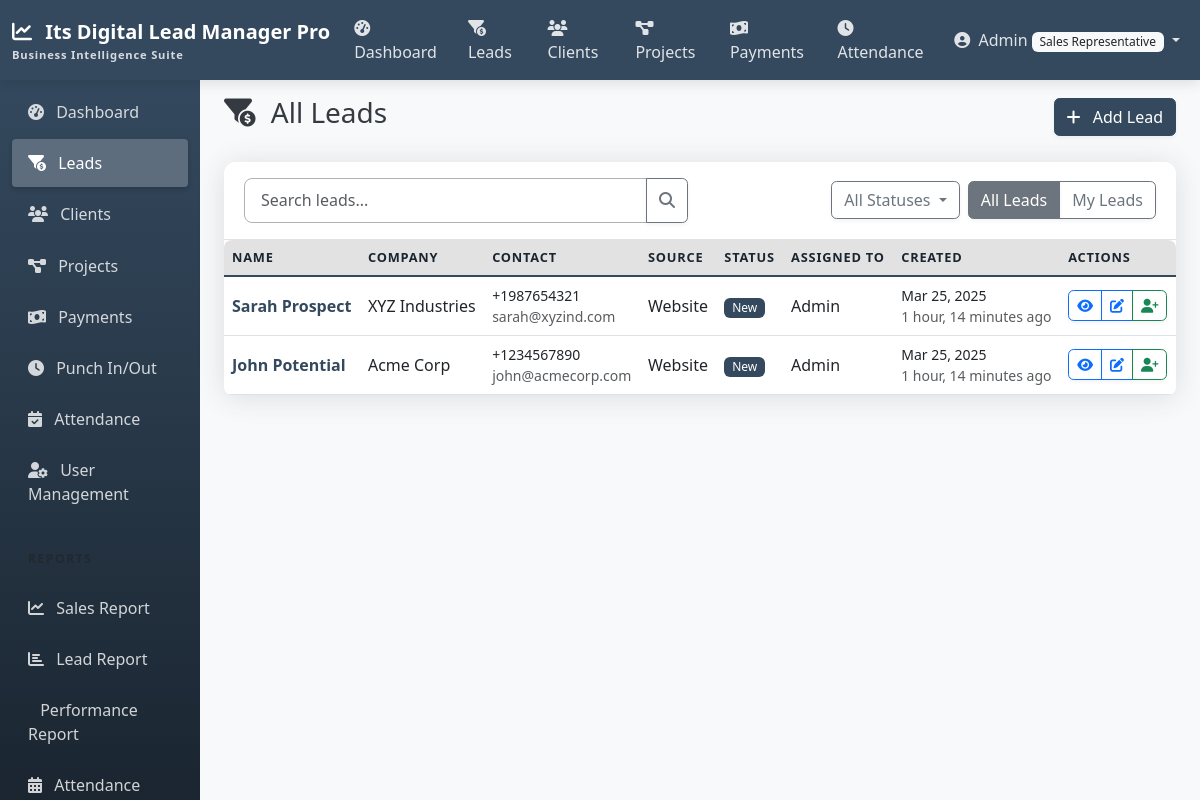
The app's page /leads/ (signed in) with its own data.
### accounts/models.py (models this page shows, shortened)
class CustomUser(AbstractUser):
    ROLE_CHOICES = (
        ('admin', 'Admin'),
        ('manager', 'Manager'),
        ('team_leader', 'Team Leader'),
        ('sales_rep', 'Sales Representative'),
    )
    role = models.CharField(max_length=20, choices=ROLE_CHOICES, default='sales_rep')

### leads/models.py (models this page shows, shortened)
class Lead(models.Model):
    name = models.CharField(max_length=255)
    company = models.CharField(max_length=255, blank=True, null=True)
    phone = models.CharField(max_length=20)
    email = models.EmailField()
    address = models.TextField(blank=True, null=True)
    source = models.ForeignKey(LeadSource, on_delete=models.SET_NULL, null=True, blank=True)
    status = models.ForeignKey(LeadStatus, on_delete=models.SET_NULL, null=True, blank=True)
    assigned_to = models.ForeignKey(
        CustomUser,
        related_name='assigned_leads',
        on_delete=models.SET_NULL,
        null=True,
        blank=True
    )
    created_by = models.ForeignKey(
        CustomUser,
        related_name='created_leads',
        on_delete=models.SET_NULL,
        null=True,
        blank=True
    )
    notes = models.TextField(blank=True, null=True)
    created_at = models.DateTimeField(auto_now_add=True)
    updated_at = models.DateTimeField(auto_now=True)
    class Meta:
        ordering = ['-created_at']
    @property
    def is_converted(self):
        return self.status.is_converted if self.status else False

class LeadSource(models.Model):
    name = models.CharField(max_length=100)
    description = models.TextField(blank=True, null=True)

class LeadStatus(models.Model):
    name = models.CharField(max_length=100)
    description = models.TextField(blank=True, null=True)
    is_converted = models.BooleanField(default=False)
    order = models.PositiveIntegerField(default=0)
    class Meta:
        ordering = ['order']
        verbose_name_plural = 'Lead statuses'

### leads/views.py (the view, shortened to what this page needs)
# urls.py: path('', views.LeadListView.as_view(), name='lead_list'),
class LeadListView(LoginRequiredMixin, ListView):
    model = Lead
    template_name = 'leads/lead_list.html'
    context_object_name = 'leads'
    paginate_by = 10
    def get_queryset(self):
        queryset = Lead.objects.all()
        if self.request.user.role == 'sales_rep':
            queryset = queryset.filter(assigned_to=self.request.user)
        elif self.request.user.role == 'team_leader':
            team_members = CustomUser.objects.filter(
                Q(role='sales_rep') &
                (Q(profile__team_leader=self.request.user) | Q(pk=self.request.user.pk))
            )
            queryset = queryset.filter(assigned_to__in=team_members)
        search_query = self.request.GET.get('search', '')
        status_filter = self.request.GET.get('status', '')
        if status_filter:
            queryset = queryset.filter(status__id=status_filter)
        return queryset
    def get_context_data(self, **kwargs):
        context = super().get_context_data(**kwargs)
        context['statuses'] = LeadStatus.objects.all()
        context['active_status'] = self.request.GET.get('status', '')
        context['search_query'] = self.request.GET.get('search', '')
        return context

### templates/leads/lead_list.html (shortened to what this page needs)
{% extends 'base.html' %}
{% block content %}
<div class="d-flex justify-content-between align-items-center mb-4">
    <h1 class="h3">
        <i class="fas fa-funnel-dollar me-2"></i>
        {% if is_my_leads %}My Leads{% else %}All Leads{% endif %}
    </h1>
    <div>
        <a href="{% url 'lead_add' %}" class="btn btn-primary">
            <i class="fas fa-plus me-2"></i> Add Lead
        </a>
    </div>
</div>
<div class="card shadow">
    <div class="card-header bg-white">
        <div class="row align-items-center">
            <div class="col-md-6">
                <form action="" method="get" class="input-group">
                    <input type="text" name="search" class="form-control" placeholder="Search leads..." value="{{ search_query }}">
                    <button type="submit" class="btn btn-outline-secondary">
                        <i class="fas fa-search"></i>
                    </button>
                </form>
            </div>
            <div class="col-md-6">
                <div class="d-flex justify-content-end">
                    <div class="dropdown me-2">
                        <button class="btn btn-outline-secondary dropdown-toggle" type="button" id="statusFilterDropdown" data-bs-toggle="dropdown" aria-expanded="false">
                            {% if active_status %}
                                {% for status in statuses %}
                                    {% if status.id|stringformat:"s" == active_status %}
                                        {{ status.name }}
                                    {% endif %}
                                {% endfor %}
                            {% else %}
                                All Statuses
                            {% endif %}
                        </button>
                    </div>
                    <div class="btn-group">
                        <a href="{% url 'lead_list' %}" class="btn btn-outline-secondary {% if not is_my_leads %}active{% endif %}">All Leads</a>
                        <a href="{% url 'my_leads' %}" class="btn btn-outline-secondary {% if is_my_leads %}active{% endif %}">My Leads</a>
                    </div>
                </div>
            </div>
        </div>
    </div>
    <div class="table-responsive">
        <table class="table table-hover align-middle mb-0">
            <thead class="table-light">
                <tr>
                    <th scope="col">Name</th>
                    <th scope="col">Company</th>
                    <th scope="col">Contact</th>
                    <th scope="col">Source</th>
                    <th scope="col">Status</th>
                    <th scope="col">Assigned To</th>
                    <th scope="col">Created</th>
                    <th scope="col">Actions</th>
                </tr>
            </thead>
            <tbody>
                {% for lead in leads %}
                <tr>
                    <td>
                        <a href="{% url 'lead_detail' lead.id %}" class="text-primary fw-bold text-decoration-none">
                            {{ lead.name }}
                        </a>
                    </td>
                    <td>{{ lead.company|default:"-" }}</td>
                    <td>
                        <small class="d-block">{{ lead.phone }}</small>
                        <small class="d-block text-muted">{{ lead.email }}</small>
                    </td>
                    <td>{{ lead.source.name|default:"-" }}</td>
                    <td>
                        <span class="badge {% if lead.is_converted %}bg-success{% else %}bg-primary{% endif %}">
                            {{ lead.status.name|default:"New" }}
                        </span>
                    </td>
                    <td>
                        {% if lead.assigned_to %}
                        {{ lead.assigned_to.get_full_name|default:lead.assigned_to.username }}
                        {% else %}
                        <span class="text-muted">Unassigned</span>
                        {% endif %}
                    </td>
                    <td>
                        <small class="d-block">{{ lead.created_at|date:"M d, Y" }}</small>
                        <small class="d-block text-muted">{{ lead.created_at|timesince }} ago</small>
                    </td>
                    <td>
                        <div class="btn-group btn-group-sm">
                            <a href="{% url 'lead_detail' lead.id %}" class="btn btn-outline-primary" title="View">
                                <i class="fas fa-eye"></i>
                            </a>
                            <a href="{% url 'lead_edit' lead.id %}" class="btn btn-outline-primary" title="Edit">
                                <i class="fas fa-edit"></i>
                            </a>
                            {% if lead.is_converted %}
                            <a href="{% url 'client_detail' lead.converted_client.id %}" class="btn btn-outline-success" title="View Client">
                                <i class="fas fa-user-check"></i>
                            </a>
                            {% else %}
                            <a href="{% url 'convert_lead' lead.id %}" class="btn btn-outline-success" title="Convert to Client">
                                <i class="fas fa-user-plus"></i>
                            </a>
                            {% endif %}
                        </div>
                    </td>
                </tr>
                {% endfor %}
            </tbody>
        </table>
    </div>
</div>
{% endblock %}

### templates/navbar.html (shortened to what this page needs)
<nav class="navbar navbar-expand-md navbar-dark sticky-top">
    <div class="container-fluid">
        <a class="navbar-brand" href="{% url 'home' %}">
            <i class="fas fa-chart-line me-2"></i>
            Its Digital Lead Manager Pro
            <span class="navbar-brand-subtitle">Business Intelligence Suite</span>
        </a>
        <div class="collapse navbar-collapse" id="navbarNav">
            <ul class="navbar-nav me-auto">
                {% if user.is_authenticated %}
                <li class="nav-item">
                    <a class="nav-link {% if request.path == '/reports/dashboard/' %}active{% endif %}" href="{% url 'dashboard' %}">
                        <i class="fas fa-tachometer-alt me-1"></i> Dashboard
                    </a>
                </li>
                <li class="nav-item">
                    <a class="nav-link {% if '/leads/' in request.path %}active{% endif %}" href="{% url 'lead_list' %}">
                        <i class="fas fa-funnel-dollar me-1"></i> Leads
                    </a>
                </li>
                <li class="nav-item">
                    <a class="nav-link {% if '/clients/' in request.path %}active{% endif %}" href="{% url 'client_list' %}">
                        <i class="fas fa-users me-1"></i> Clients
                    </a>
                </li>
                <li class="nav-item d-none d-lg-block">
                    <a class="nav-link {% if '/projects/' in request.path %}active{% endif %}" href="{% url 'project_list' %}">
                        <i class="fas fa-project-diagram me-1"></i> Projects
                    </a>
                </li>
                <li class="nav-item d-none d-lg-block">
                    <a class="nav-link {% if '/payments/' in request.path %}active{% endif %}" href="{% url 'payment_list' %}">
                        <i class="fas fa-money-bill-wave me-1"></i> Payments
                    </a>
                </li>
                <li class="nav-item d-none d-lg-block">
                    <a class="nav-link {% if '/attendance/punch/' in request.path %}active{% endif %}" href="{% url 'punch' %}">
                        <i class="fas fa-clock me-1"></i> Attendance
                    </a>
                </li>
                {% endif %}
            </ul>
            <ul class="navbar-nav">
                {% if user.is_authenticated %}
                <li class="nav-item dropdown">
                    <a class="nav-link dropdown-toggle" href="#" id="navbarDropdown" role="button" data-bs-toggle="dropdown" aria-expanded="false">
                        <i class="fas fa-user-circle me-1"></i>
                        {% if user.first_name %}{{ user.first_name }}{% else %}{{ user.username }}{% endif %}
                        <span class="badge bg-light text-dark">{{ user.get_role_display }}</span>
                    </a>
                </li>
                {% endif %}
            </ul>
        </div>
    </div>
</nav>

### static/css/custom.css (style rules this page uses)
:root { --primary-color: #34495e; --primary-light: #5d6d7e; --primary-dark: #1a2530; --secondary-color: #e2e2e2; --secondary-dark: #b1b1b1; --accent-color: #f39c12; --bg-color: #f8f9fa; --text-color: #343a40; --text-light: #f8f9fa; --success-color: #2ecc71; --info-color: #3498db; --warning-color: #f39c12; --danger-color: #e74c3c; }
body { background-color: var(--bg-color); color: var(--text-color); }
.navbar { background-color: var(--primary-color) !important; box-shadow: 0 4px 12px rgba(0, 0, 0, 0.1); }
.navbar-brand { font-weight: 700; font-size: 1.25rem; color: white !important; }
.navbar-brand-subtitle { font-size: 0.7rem; opacity: 0.8; display: block; letter-spacing: 0.05rem; }
.navbar .nav-link { color: rgba(255, 255, 255, 0.85) !important; font-weight: 500; }
.card { border: none; box-shadow: 0 0.15rem 1.75rem 0 rgba(58, 59, 69, 0.15) !important; border-radius: 0.75rem; margin-bottom: 1.5rem; transition: transform 0.2s ease, box-shadow 0.2s ease; }
.card-header { padding: 1rem 1.25rem; border-bottom: 1px solid var(--secondary-color); background-color: white; border-top-left-radius: 0.75rem !important; border-top-right-radius: 0.75rem !important; font-weight: 600; }
.form-control, .form-select { border-radius: 0.5rem; padding: 0.6rem 1rem; border-color: var(--secondary-dark); }
.badge { font-weight: 500; padding: 0.35em 0.65em; }
.table { border-collapse: separate; border-spacing: 0; border-radius: 0.5rem; overflow: hidden; }
.table thead th { background-color: var(--secondary-color); border-bottom: 2px solid var(--primary-color); color: var(--primary-dark); font-weight: 600; text-transform: uppercase; font-size: 0.8rem; letter-spacing: 0.05rem; }
.table tbody tr { transition: all 0.2s ease; }
.btn { border-radius: 0.35rem; font-weight: 500; box-shadow: 0 2px 4px rgba(0, 0, 0, 0.05); transition: all 0.2s ease; }
.btn-primary { background-color: var(--primary-color); border-color: var(--primary-color); }
.text-primary { color: var(--primary-color) !important; }
.bg-primary { background-color: var(--primary-color) !important; }

### records on screen
CustomUser: username "Admin", role "Sales Representative"
Lead: name "Sarah Prospect", company "XYZ Industries", phone "+1987654321", email "sarah@xyzind.com", source.name "Website", status.name "New", assigned_to.get_full_name "Admin", created_at "Mar 25, 2025", created_at "1 hour, 14 minutes"
Lead: name "John Potential", company "Acme Corp", phone "+1234567890", email "john@acmecorp.com", source.name "Website", status.name "New", assigned_to.get_full_name "Admin", created_at "Mar 25, 2025", created_at "1 hour, 14 minutes"
